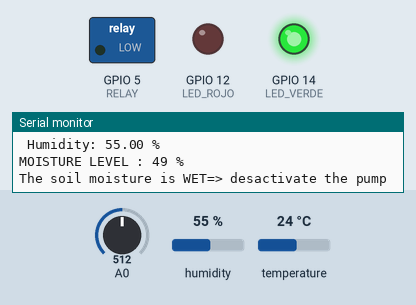
The program below on a simulated ESP8266 (NodeMCU). On the bench: switched loads named in the program (green lamp = pin HIGH), output pins drawn as LEDs (lit = HIGH), the last lines printed to the serial monitor. The inputs (shaded band) are chosen by the test bench; at power-on: humidity 55 %, A0 = 512, temperature 24 °C. WiFi joins after 1.5 s; servers stay silent unless stated.

Above: at 2.7 s.
2.8 s: humidity set to 41 %
4.7 s: humidity set to 38 %
At 6.4 s:
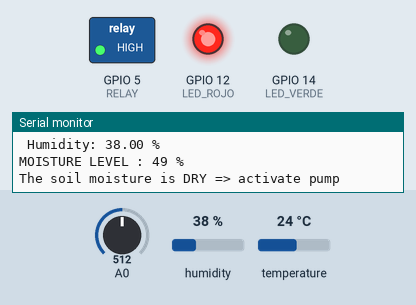
7.1 s: humidity set to 40 %
At 7.9 s:
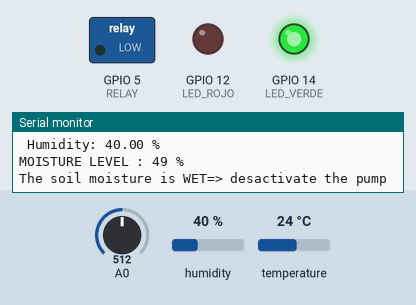
9.1 s: humidity set to 22 %
At 10.6 s:
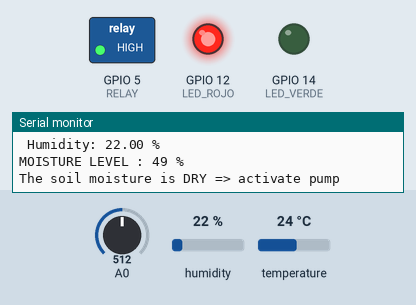
Timing chart, 0 to 12.1 s (numbered marks = the images above; inputs shaded):
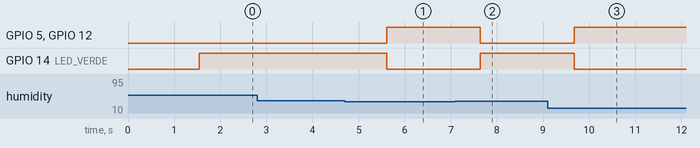

Measured:
- the behaviour switches between 40 and 39 % on humidity (found by bisection; images 0 and 1)
- after the input at 4.7 s, GPIO 5 (RELAY), GPIO 12 (LED_ROJO): LOW → HIGH after 0.91 s; GPIO 14 (LED_VERDE): HIGH → LOW after 0.91 s
- after the input at 7.1 s, GPIO 5 (RELAY), GPIO 12 (LED_ROJO): HIGH → LOW after 0.54 s; GPIO 14 (LED_VERDE): LOW → HIGH after 0.54 s
- after the input at 9.1 s, GPIO 5 (RELAY), GPIO 12 (LED_ROJO): LOW → HIGH after 0.57 s; GPIO 14 (LED_VERDE): HIGH → LOW after 0.57 s

The program:

main.cpp
```cpp
#include <Arduino.h>
#include <Adafruit_Sensor.h>
#include <DHT.h>
#include <Wire.h>
#include <ESP8266WiFi.h>
#include <ESP8266WebServer.h>

const char* ssid = "RefurbishedF1";  // Nombre de la red Wi-Fi RefurbishedF1 notengo
const char* password = "DavilaAguilar2022"; // Contraseña de la red Wi-Fi DavilaAguilar2022 abcd1234

// Crear un objeto de servidor en el puerto 80
ESP8266WebServer server(80);

#define DHTPIN 4
#define DHTTYPE DHT11
DHT dht(DHTPIN, DHTTYPE);

const int moisture_Pin = 0; // Soil Moisture Sensor input at Analog PIN A0
int moisture_value = 0, moisture_state = 0xFF;

#define RELAY 5
bool est_relay = false;
#define THRESHOLD_HUM_SOIL 30
#define THRESHOLD_HUM_AIR 40
#define THRESHOLD_TEMP 31

#define LED_VERDE 14
bool est_led_verde = false;
#define LED_ROJO 12
bool est_led_rojo = false;

float temp;
float hum;

void handleRoot() {
    server.send(200, "text/plain", "Bienvenido al servidor ESP8266");
}

void handleData() {
    server.sendHeader("Access-Control-Allow-Origin", "*");
    String json = "{";
    json += "\"moisture_value\":" + String(moisture_value) + ",";
    json += "\"temp\":" + String(temp) + ",";
    json += "\"hum\":" + String(hum) + ",";
    json += "\"LED_VERDE\":" + String((est_led_verde ? "true" : "false")) + ",";
    json += "\"LED_ROJO\":" + String((est_led_rojo ? "true" : "false")) + ",";
    json += "\"bomba\":" + String((est_relay ? "true" : "false"));
    json += "}";
    server.send(200, "application/json", json);
}

void setup()
{
    dht.begin();
    //Serial.begin(9600);
    pinMode(LED_VERDE, OUTPUT);
    pinMode(LED_ROJO, OUTPUT);
    pinMode(RELAY, OUTPUT);

    // ------------------ CONEXION WIFI ------------------
    Serial.begin(115200);
    delay(10);

    // Conexión a la red Wi-Fi
    Serial.println();
    Serial.println();
    Serial.print("Conectando a ");
    Serial.println(ssid);

    WiFi.begin(ssid, password);

    while (WiFi.status() != WL_CONNECTED) {
        delay(500);
        Serial.print(".");
    }

    Serial.println("");
    Serial.println("WiFi conectado");
    Serial.println("Dirección IP: ");
    Serial.println(WiFi.localIP());

    // ------------------ SERVIDOR WEB ------------------
    server.on("/", handleRoot);
    server.on("/data", handleData);
    server.begin();
    Serial.println("Servidor HTTP iniciado");
    // ------------------ FIN SERVIDOR WEB ------------------
}

void loop()
{
    server.handleClient();

    temp = dht.readTemperature();
    hum = dht.readHumidity();

    Serial.print("Temperature: ");
    Serial.print(temp);
    Serial.print(" C\n");
    Serial.print(" Humidity: ");
    Serial.print(hum);
    Serial.print(" %\n");

    Serial.print("MOISTURE LEVEL : ");
    moisture_value = (100.00 - ((analogRead(moisture_Pin) / 1023.00) * 100.00));
    Serial.print(moisture_value);
    Serial.print(" %\n");

    if ((moisture_value < THRESHOLD_HUM_SOIL) || (hum < THRESHOLD_HUM_AIR) || (temp > THRESHOLD_TEMP))
    {
        Serial.println("The soil moisture is DRY => activate pump");
        est_led_verde = false;
        est_led_rojo = true;
        est_relay = true;
        digitalWrite(RELAY, HIGH);
        digitalWrite(LED_VERDE, LOW);
        digitalWrite(LED_ROJO, HIGH);
    }
    else
    {
        Serial.println("The soil moisture is WET=> desactivate the pump");
        est_led_verde = true;
        est_led_rojo = false;
        est_relay = false;
        digitalWrite(RELAY, LOW);
        digitalWrite(LED_VERDE, HIGH);
        digitalWrite(LED_ROJO, LOW);
    }
    delay(1000);
    Serial.println("---------------------");
}
```
